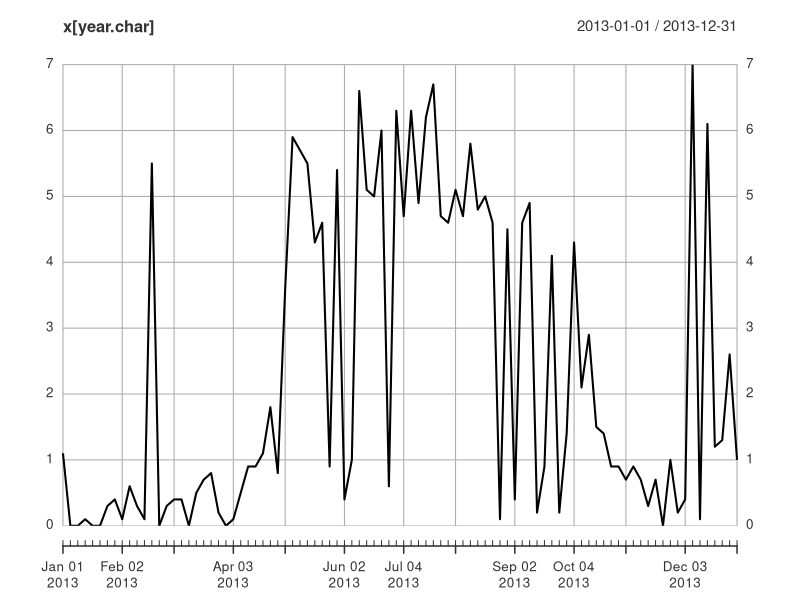
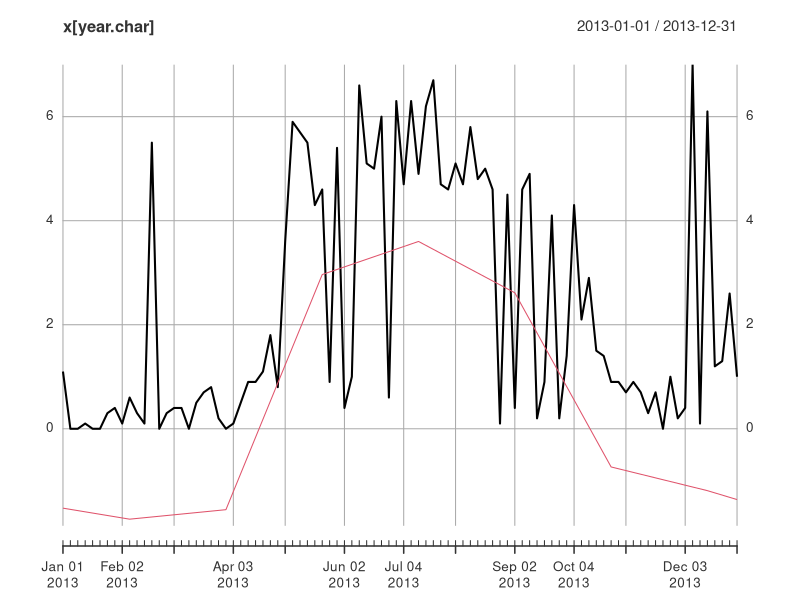
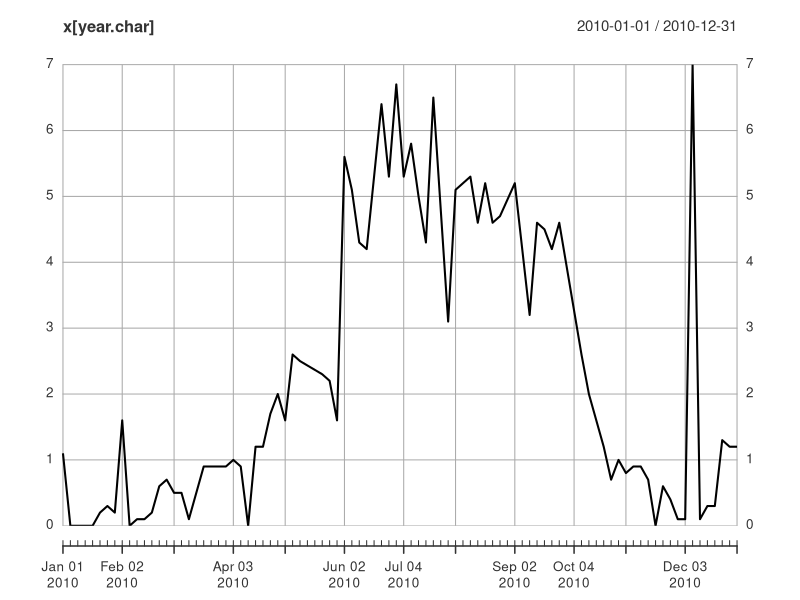
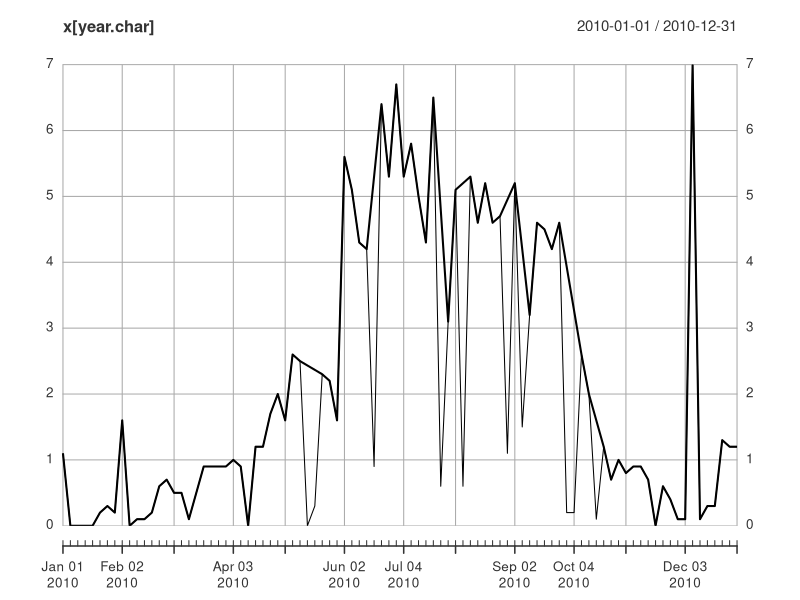
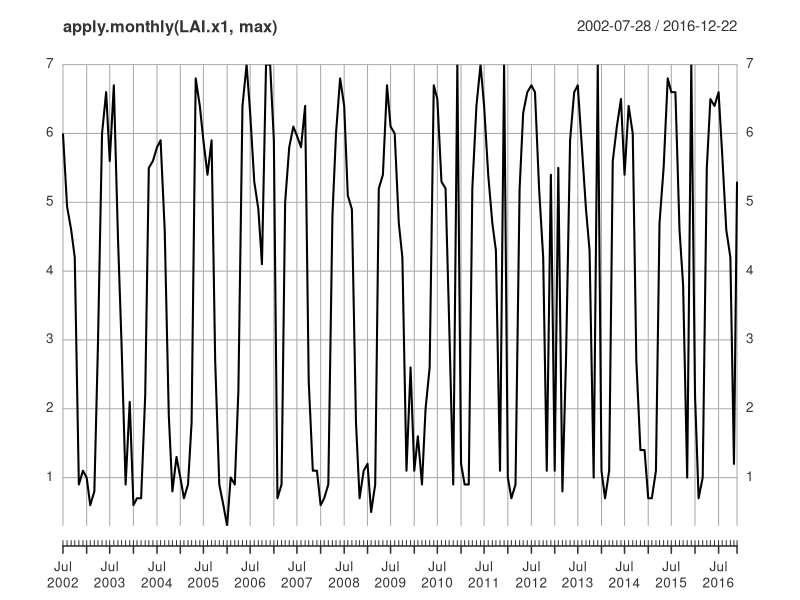
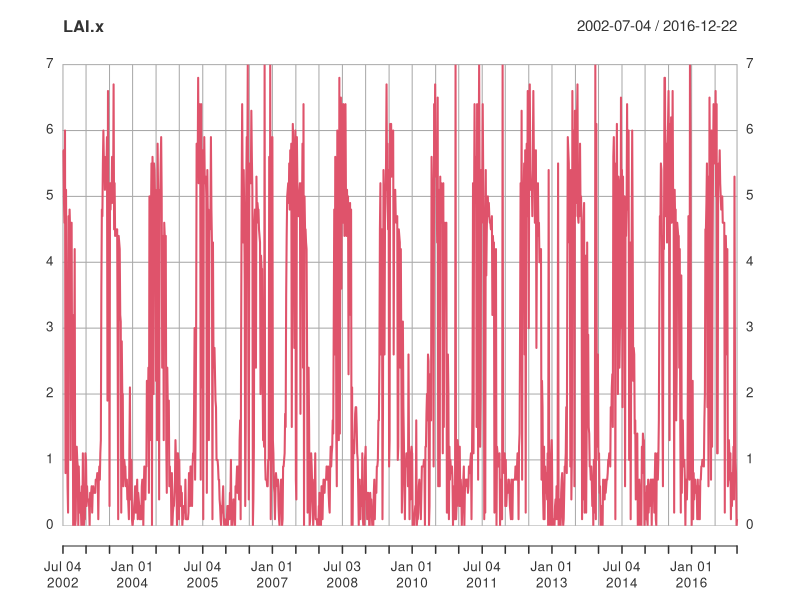
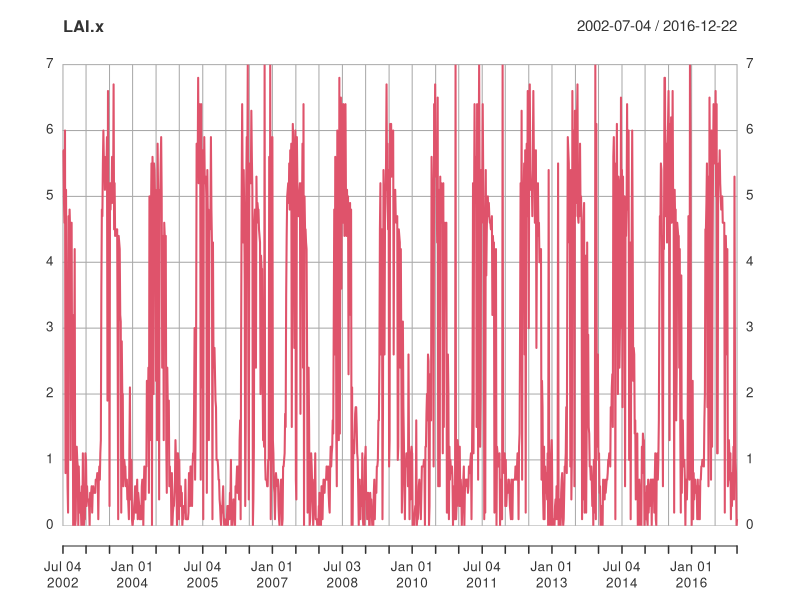
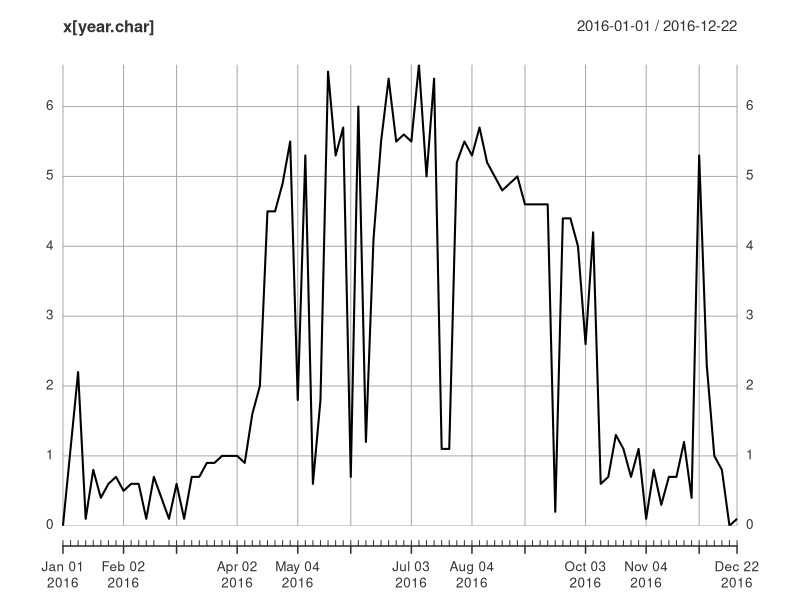

These charts were generated, in order, by the following R code:
raw <- read.csv("Hidegviz4daysWhole-MCD15A3H-006-results.csv")

library(xts)
LAI.x <- xts(raw[,9],as.Date(raw[,3]))

LAIann <- function(x, year)
{
  year.char <- as.character(year)
  plot(x[year.char])  
}

LAIann(LAI.x, 2013)

LAI.loe <- lowess(index(LAI.x),as.numeric(LAI.x),f=0.01)
LAI.lt <- xts(LAI.loe$y, index(LAI.x))
lines(LAI.lt-2, col=2)

LAI.x1 <- LAI.x
LAI.x1[LAI.x < LAI.lt-2] <- NA
LAI.x1 <- na.approx(LAI.x1)

LAIann(LAI.x1, 2010)
lines(LAI.x)

as.Date(paste0("20",rep(c(paste0("0",2:9),10:16),each=2),c("-05-01","-09-01")))

month.num <- as.numeric(format(index(LAI.x),"%m"))
month.recod <- ifelse(month.num < 5,13,month.num)
month.ws <- ifelse(month.recod >= 10,"winter","summer")

tapply(as.numeric(LAI.x), month.ws, max)

plot(apply.monthly(LAI.x1,max))

monthly.max <- round(apply.monthly(LAI.x1,max),1)

month.num <- as.numeric(format(index(monthly.max),"%m"))
month.recod <- ifelse(month.num < 5,13,month.num)
month.ws <- ifelse(month.recod >= 10,"winter","summer")
month.wsc <- ifelse(month.num == 4 | month.num == 10,"change",NA)
month.wsc <- ifelse(is.na(month.wsc),month.ws,month.wsc)

monthly.min=as.numeric(apply.monthly(LAI.x1,min))
monthly.mean=round(as.numeric(apply.monthly(LAI.x1,mean)),1)

LAI.df <- data.frame(month=month.wsc,max=as.numeric(monthly.max),
                     min=monthly.min,
                     mean=monthly.mean)
LAI.df[LAI.df$month == "change",c(2,3)] <- NA
LAI.df[LAI.df$month == "summer",3:4] <- NA
LAI.df[LAI.df$month == "winter",c(2,4)] <- NA

LAI.monthraw <- ifelse(is.na(LAI.df[,2]),LAI.df[,3],LAI.df[,2])
LAI.monthraw <- ifelse(is.na(LAI.monthraw),LAI.df[,4],LAI.monthraw)
summary(monthly.max)
date.new <- seq(as.Date("2002-07-15"),as.Date("2016-12-15"),by="months")
LAI.maxmin <- xts(LAI.monthraw,date.new)
plot(LAI.x, col=2)
lines(LAI.maxmin)

LAIann(LAI.x,2016)
lines(LAI.maxmin,lwd=2)

## Daily
date.new <- seq(as.Date("2002-07-15"),as.Date("2016-12-15"),by="days")
LAI.d <- xts(rep(NA,length(date.new)),date.new)
LAI.d <- round(na.approx(merge.xts(LAI.d,LAI.maxmin)[,2]),1)
